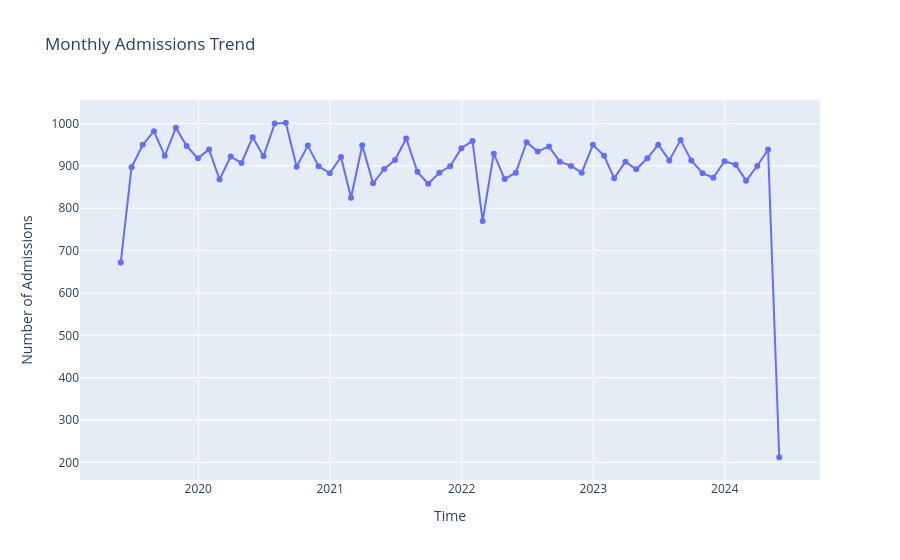

The code cell stored with this chart in its notebook:
### Code cell
monthly_admissions = (healthcare.set_index('date_of_admission').resample('ME').size().reset_index(name='count'))

# Plot
fig = px.line(
    monthly_admissions,
    x='date_of_admission',
    y='count',
    title='Monthly Admissions Trend',
    markers=True  # equivalent to marker='o'
)

fig.update_layout(
    xaxis_title='Time',
    yaxis_title='Number of Admissions'
)

fig.show()
